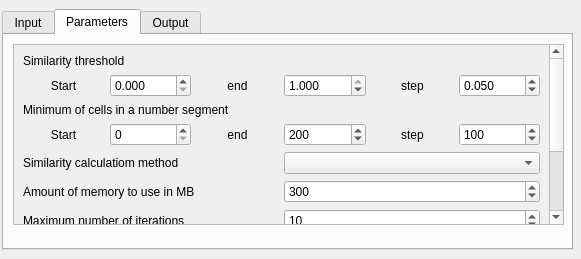
<?xml version="1.0" encoding="UTF-8"?>
<ui version="4.0">
 <class>Dialog</class>
 <widget class="QDialog" name="Dialog">
  <property name="enabled">
   <bool>true</bool>
  </property>
  <property name="geometry">
   <rect>
    <x>0</x>
    <y>0</y>
    <width>581</width>
    <height>259</height>
   </rect>
  </property>
  <property name="sizePolicy">
   <sizepolicy hsizetype="Fixed" vsizetype="Fixed">
    <horstretch>0</horstretch>
    <verstretch>0</verstretch>
   </sizepolicy>
  </property>
  <property name="maximumSize">
   <size>
    <width>581</width>
    <height>259</height>
   </size>
  </property>
  <property name="windowTitle">
   <string>Segmentation - GRASSGIS</string>
  </property>
  <property name="sizeGripEnabled">
   <bool>false</bool>
  </property>
  <widget class="QTabWidget" name="tabWidget">
   <property name="geometry">
    <rect>
     <x>2</x>
     <y>9</y>
     <width>571</width>
     <height>241</height>
    </rect>
   </property>
   <property name="currentIndex">
    <number>1</number>
   </property>
   <widget class="QWidget" name="tabInput">
    <attribute name="title">
     <string>Input</string>
    </attribute>
    <widget class="QWidget" name="layoutWidget">
     <property name="geometry">
      <rect>
       <x>11</x>
       <y>11</y>
       <width>551</width>
       <height>50</height>
      </rect>
     </property>
     <layout class="QVBoxLayout" name="verticalLayout">
      <item>
       <widget class="QLabel" name="labelIMG">
        <property name="text">
         <string>Image</string>
        </property>
       </widget>
      </item>
      <item>
       <widget class="QComboBox" name="comboBoxRaster"/>
      </item>
     </layout>
    </widget>
   </widget>
   <widget class="QWidget" name="tabParameters">
    <attribute name="title">
     <string>Parameters</string>
    </attribute>
    <widget class="QScrollArea" name="scrollArea">
     <property name="geometry">
      <rect>
       <x>9</x>
       <y>9</y>
       <width>551</width>
       <height>181</height>
      </rect>
     </property>
     <property name="verticalScrollBarPolicy">
      <enum>Qt::ScrollBarAlwaysOn</enum>
     </property>
     <property name="widgetResizable">
      <bool>true</bool>
     </property>
     <widget class="QWidget" name="scrollAreaWidgetContents">
      <property name="geometry">
       <rect>
        <x>0</x>
        <y>0</y>
        <width>535</width>
        <height>327</height>
       </rect>
      </property>
      <layout class="QGridLayout" name="gridLayout_4">
       <item row="0" column="0">
        <layout class="QGridLayout" name="gridLayout_3">
         <item row="7" column="0" colspan="3">
          <widget class="QLabel" name="labelAmountMem">
           <property name="text">
            <string>Amount of memory to use in MB</string>
           </property>
          </widget>
         </item>
         <item row="1" column="3">
          <widget class="QDoubleSpinBox" name="spinBoxEndSim">
           <property name="decimals">
            <number>3</number>
           </property>
           <property name="maximum">
            <double>1.000000000000000</double>
           </property>
           <property name="singleStep">
            <double>0.001000000000000</double>
           </property>
           <property name="value">
            <double>1.000000000000000</double>
           </property>
          </widget>
         </item>
         <item row="11" column="0" colspan="6">
          <widget class="QLabel" name="labelSeeds">
           <property name="text">
            <string>Input raster map with starting seeds [optional]</string>
           </property>
          </widget>
         </item>
         <item row="1" column="5">
          <widget class="QDoubleSpinBox" name="spinBoxStepSim">
           <property name="decimals">
            <number>3</number>
           </property>
           <property name="maximum">
            <double>1.000000000000000</double>
           </property>
           <property name="singleStep">
            <double>0.001000000000000</double>
           </property>
           <property name="value">
            <double>0.050000000000000</double>
           </property>
          </widget>
         </item>
         <item row="4" column="0" colspan="6">
          <widget class="QLabel" name="labelMaxCells">
           <property name="text">
            <string>Minimum of cells in a number segment</string>
           </property>
          </widget>
         </item>
         <item row="9" column="3" colspan="3">
          <widget class="QSpinBox" name="spinBoxMiter">
           <property name="minimum">
            <number>1</number>
           </property>
           <property name="maximum">
            <number>100</number>
           </property>
           <property name="value">
            <number>10</number>
           </property>
          </widget>
         </item>
         <item row="5" column="2">
          <widget class="QLabel" name="labelEndMinCel">
           <property name="text">
            <string>end</string>
           </property>
           <property name="alignment">
            <set>Qt::AlignCenter</set>
           </property>
          </widget>
         </item>
         <item row="5" column="0">
          <widget class="QLabel" name="labelStartMinCel">
           <property name="layoutDirection">
            <enum>Qt::LeftToRight</enum>
           </property>
           <property name="text">
            <string>Start</string>
           </property>
           <property name="alignment">
            <set>Qt::AlignCenter</set>
           </property>
          </widget>
         </item>
         <item row="5" column="5">
          <widget class="QSpinBox" name="spinBoxStepMcells">
           <property name="minimum">
            <number>0</number>
           </property>
           <property name="maximum">
            <number>100000</number>
           </property>
           <property name="value">
            <number>100</number>
           </property>
          </widget>
         </item>
         <item row="14" column="0" colspan="6">
          <widget class="QComboBox" name="comboBoxBounding"/>
         </item>
         <item row="13" column="0" colspan="6">
          <widget class="QLabel" name="labelBounding">
           <property name="text">
            <string>Input bounding/constraining raster map [optional]</string>
           </property>
          </widget>
         </item>
         <item row="5" column="1">
          <widget class="QSpinBox" name="spinBoxStartMcells">
           <property name="minimum">
            <number>0</number>
           </property>
           <property name="maximum">
            <number>100000</number>
           </property>
          </widget>
         </item>
         <item row="0" column="0" colspan="5">
          <widget class="QLabel" name="labelSimThres">
           <property name="text">
            <string>Similarity threshold </string>
           </property>
          </widget>
         </item>
         <item row="1" column="4">
          <widget class="QLabel" name="labelStepSim">
           <property name="layoutDirection">
            <enum>Qt::LeftToRight</enum>
           </property>
           <property name="text">
            <string>step</string>
           </property>
           <property name="alignment">
            <set>Qt::AlignCenter</set>
           </property>
          </widget>
         </item>
         <item row="1" column="2">
          <widget class="QLabel" name="labelEndSim">
           <property name="text">
            <string>end</string>
           </property>
           <property name="alignment">
            <set>Qt::AlignCenter</set>
           </property>
          </widget>
         </item>
         <item row="12" column="0" colspan="6">
          <widget class="QComboBox" name="comboBoxSeeds"/>
         </item>
         <item row="1" column="1">
          <widget class="QDoubleSpinBox" name="spinBoxStarSim">
           <property name="decimals">
            <number>3</number>
           </property>
           <property name="maximum">
            <double>1.000000000000000</double>
           </property>
           <property name="singleStep">
            <double>0.001000000000000</double>
           </property>
          </widget>
         </item>
         <item row="5" column="4">
          <widget class="QLabel" name="labelStepMinCel">
           <property name="text">
            <string>step</string>
           </property>
           <property name="alignment">
            <set>Qt::AlignCenter</set>
           </property>
          </widget>
         </item>
         <item row="1" column="0">
          <widget class="QLabel" name="labelStartSim">
           <property name="text">
            <string>Start</string>
           </property>
           <property name="alignment">
            <set>Qt::AlignCenter</set>
           </property>
          </widget>
         </item>
         <item row="5" column="3">
          <widget class="QSpinBox" name="spinBoxEndMcells">
           <property name="minimum">
            <number>0</number>
           </property>
           <property name="maximum">
            <number>100000</number>
           </property>
           <property name="value">
            <number>200</number>
           </property>
          </widget>
         </item>
         <item row="7" column="3" colspan="3">
          <widget class="QSpinBox" name="spinBoxMemory">
           <property name="minimum">
            <number>100</number>
           </property>
           <property name="maximum">
            <number>1000000</number>
           </property>
           <property name="singleStep">
            <number>10</number>
           </property>
           <property name="value">
            <number>300</number>
           </property>
          </widget>
         </item>
         <item row="9" column="0" colspan="3">
          <widget class="QLabel" name="labelMaxIter">
           <property name="text">
            <string>Maximum number of iterations</string>
           </property>
          </widget>
         </item>
         <item row="6" column="0" colspan="3">
          <widget class="QLabel" name="labelSimMeth">
           <property name="text">
            <string>Similarity calculatiom method </string>
           </property>
          </widget>
         </item>
         <item row="6" column="3" colspan="3">
          <widget class="QComboBox" name="comboBoxSimMeth"/>
         </item>
        </layout>
       </item>
      </layout>
     </widget>
    </widget>
   </widget>
   <widget class="QWidget" name="tabOutput">
    <attribute name="title">
     <string>Output</string>
    </attribute>
    <widget class="QWidget" name="layoutWidget">
     <property name="geometry">
      <rect>
       <x>10</x>
       <y>10</y>
       <width>551</width>
       <height>213</height>
      </rect>
     </property>
     <layout class="QGridLayout" name="gridLayout_2">
      <item row="1" column="1">
       <widget class="QPushButton" name="buttonPathSegs">
        <property name="text">
         <string>...</string>
        </property>
       </widget>
      </item>
      <item row="1" column="0">
       <widget class="QLineEdit" name="lineEditPathSegs"/>
      </item>
      <item row="2" column="0" colspan="2">
       <widget class="QTextEdit" name="textEditOut">
        <property name="enabled">
         <bool>false</bool>
        </property>
       </widget>
      </item>
      <item row="4" column="0" colspan="2">
       <widget class="QLabel" name="labelAux">
        <property name="text">
         <string/>
        </property>
       </widget>
      </item>
      <item row="3" column="0" colspan="2">
       <layout class="QGridLayout" name="gridLayout_5">
        <item row="0" column="0">
         <widget class="QPushButton" name="buttonCancel">
          <property name="text">
           <string>Cancel</string>
          </property>
         </widget>
        </item>
        <item row="0" column="2">
         <widget class="QPushButton" name="buttonRun">
          <property name="text">
           <string>Run</string>
          </property>
         </widget>
        </item>
        <item row="0" column="1">
         <spacer name="horizontalSpacer">
          <property name="orientation">
           <enum>Qt::Horizontal</enum>
          </property>
          <property name="sizeHint" stdset="0">
           <size>
            <width>40</width>
            <height>20</height>
           </size>
          </property>
         </spacer>
        </item>
        <item row="1" column="0" colspan="3">
         <widget class="QProgressBar" name="progressBar">
          <property name="value">
           <number>0</number>
          </property>
         </widget>
        </item>
       </layout>
      </item>
      <item row="0" column="0" colspan="2">
       <widget class="QLabel" name="labelPathSegs">
        <property name="text">
         <string>Segmentations path</string>
        </property>
       </widget>
      </item>
     </layout>
    </widget>
   </widget>
  </widget>
 </widget>
 <resources/>
 <connections/>
</ui>
